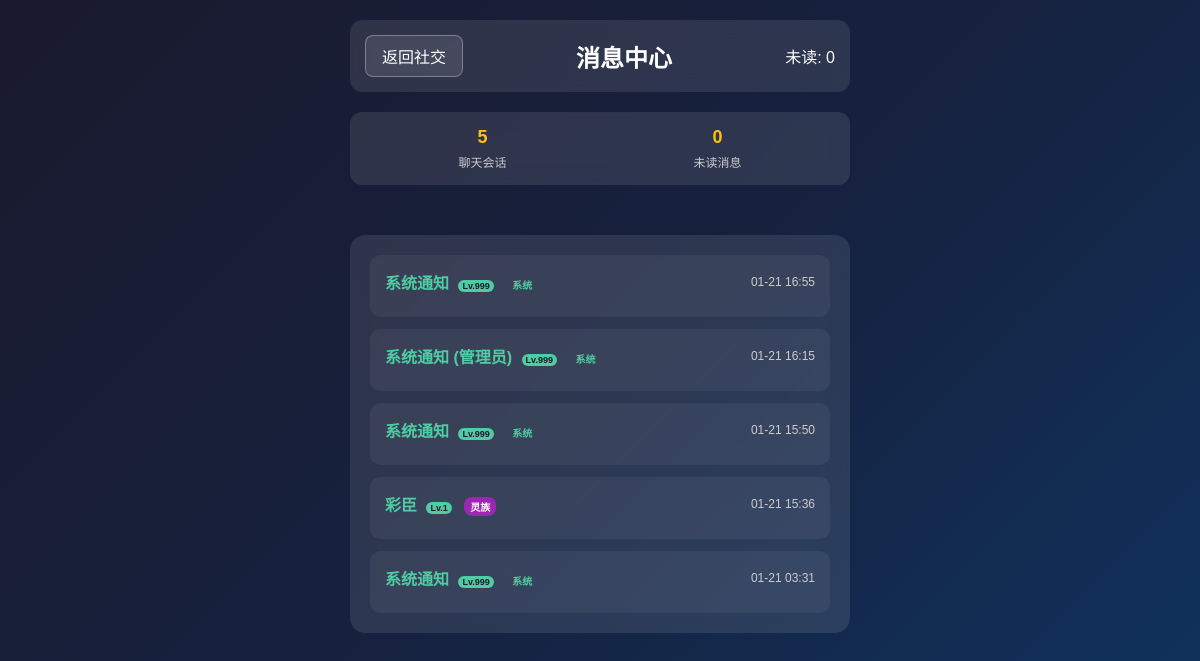
Screenshot of /messages.php (signed in) with the database file from the repository.
### tables this page shows
CREATE TABLE `chat_sessions` (
  `id` int(11) NOT NULL,
  `user1_id` int(11) NOT NULL,
  `user2_id` int(11) NOT NULL,
  `last_message_at` datetime DEFAULT CURRENT_TIMESTAMP,
  `created_at` datetime DEFAULT CURRENT_TIMESTAMP
);

### messages.php (the view, shortened to what this page needs)
<?php
include 'config.php';
$user_id = $_SESSION['user_id'];
$stmt = $pdo->prepare("
    SELECT
        cs.id as session_id,
        CASE
            WHEN cs.user1_id = ? THEN cs.user2_id
            ELSE cs.user1_id
        END as friend_id,
        COALESCE(u.nickname, a.username, '系统通知') as nickname,
        COALESCE(u.race, 'system') as race,
        COALESCE(u.level, 999) as level,
        cs.last_message_at,
        (SELECT COUNT(*) FROM chat_messages cm WHERE cm.session_id = cs.id AND cm.to_user_id = ? AND cm.is_read = 0) as unread_count,
        (SELECT content FROM chat_messages cm WHERE cm.session_id = cs.id ORDER BY cm.created_at DESC LIMIT 1) as last_message
    FROM chat_sessions cs
    LEFT JOIN users u ON (
        (cs.user1_id = ? AND u.id = cs.user2_id) OR
        (cs.user2_id = ? AND u.id = cs.user1_id)
    )
    LEFT JOIN admins a ON (
        (cs.user1_id = ? AND a.id = -cs.user2_id) OR
        (cs.user2_id = ? AND a.id = -cs.user1_id)
    )
    WHERE cs.user1_id = ? OR cs.user2_id = ?
    ORDER BY cs.last_message_at DESC
");
$stmt->execute([
    $user_id,
    $user_id,
    $user_id,
    $user_id,
    $user_id,
    $user_id,
    $user_id,
    $user_id
]);
$chat_sessions = $stmt->fetchAll(PDO::FETCH_ASSOC);
$total_unread = 0;
foreach ($chat_sessions as $session) {
    $total_unread += $session['unread_count'];
}
?>
<!DOCTYPE html>
<html lang="zh-CN">
<head>
</head>
<body>
    <div class="container">
        <div class="header">
            <a href="social.php" class="back-btn">返回社交</a>
            <h2>消息中心</h2>
            <div>未读: <span id="headerUnread"><?php echo $total_unread; ?></span></div>
        </div>
        <div class="stats-bar">
            <div class="stat-item">
                <div class="stat-value"><?php echo count($chat_sessions); ?></div>
                <div class="stat-label">聊天会话</div>
            </div>
            <div class="stat-item">
                <div class="stat-value" id="statUnread"><?php echo $total_unread; ?></div>
                <div class="stat-label">未读消息</div>
            </div>
        </div>
        <div id="message" class="message"></div>
        <div class="sessions-list" id="sessionsList">
            <?php if (empty($chat_sessions)): ?>
                <div class="empty-state">
                    <div class="empty-icon">💬</div>
                    <div>还没有聊天消息</div>
                    <div style="font-size: 12px; margin-top: 10px;">去和好友开始聊天吧！</div>
                </div>
            <?php else: ?>
                <?php foreach ($chat_sessions as $session): ?>
                <div class="session-item" onclick="openChat(<?php echo $session['friend_id']; ?>, <?php echo $session['session_id']; ?>)">
                    <div class="session-header">
                        <div class="friend-name">
                            <?php echo htmlspecialchars($session['nickname']); ?>
                            <span class="level-badge">Lv.<?php echo $session['level']; ?></span>
                            <span class="race-badge race-<?php echo $session['race']; ?>">
                                <?php
                                $race_names = ['bug' => '虫族', 'spirit' => '灵族', 'ghost' => '鬼族', 'human' => '人族', 'god' => '神族', 'system' => '系统'];
                                echo $race_names[$session['race']] ?? '未知';
                                ?>
                            </span>
                        </div>
                        <div class="message-time">
                            <?php echo date('m-d H:i', strtotime($session['last_message_at'])); ?>
                        </div>
                    </div>
                </div>
                <?php endforeach; ?>
            <?php endif; ?>
        </div>
    </div>
</body>
</html>

### messages.php (style rules this page uses)
* { margin: 0; padding: 0; box-sizing: border-box; }
body { font-family: 'Microsoft YaHei', sans-serif; background: linear-gradient(135deg, #1a1a2e, #16213e, #0f3460); color: #fff; min-height: 100vh; padding: 20px; }
.container { max-width: 500px; margin: 0 auto; }
.header { display: flex; justify-content: space-between; align-items: center; margin-bottom: 20px; padding: 15px; background: rgba(255, 255, 255, 0.1); border-radius: 12px; backdrop-filter: blur(10px); }
.back-btn { background: rgba(255, 255, 255, 0.1); border: 1px solid rgba(255, 255, 255, 0.3); color: #fff; padding: 8px 16px; border-radius: 8px; cursor: pointer; text-decoration: none; transition: all 0.3s ease; }
.stats-bar { display: flex; justify-content: space-around; margin-bottom: 20px; padding: 15px; background: rgba(255, 255, 255, 0.1); border-radius: 12px; backdrop-filter: blur(10px); }
.stat-item { text-align: center; }
.stat-value { font-size: 18px; font-weight: bold; color: #ffc107; }
.stat-label { font-size: 12px; color: #ccc; margin-top: 5px; }
.sessions-list { background: rgba(255, 255, 255, 0.1); border-radius: 15px; padding: 20px; backdrop-filter: blur(10px); }
.session-item { background: rgba(255, 255, 255, 0.05); border-radius: 10px; padding: 15px; margin-bottom: 12px; cursor: pointer; transition: all 0.3s ease; position: relative; }
.session-item:last-child { margin-bottom: 0; }
.session-header { display: flex; justify-content: space-between; align-items: center; margin-bottom: 8px; }
.friend-name { font-size: 16px; font-weight: bold; color: #4ecca3; }
.message-time { font-size: 12px; color: #ccc; }
.race-badge { display: inline-block; padding: 2px 6px; border-radius: 8px; font-size: 10px; font-weight: bold; margin-left: 8px; }
.race-spirit { background: #9c27b0; color: white; }
.level-badge { background: #4ecca3; color: #1a1a2e; padding: 1px 4px; border-radius: 6px; font-size: 9px; font-weight: bold; margin-left: 5px; }
.message { text-align: center; padding: 10px; margin: 10px 0; border-radius: 6px; font-size: 14px; }

### rows the page displays
chat_sessions: nickname "系统通知", level "999", race "系统", last_message_at "01-21 16:55"
chat_sessions: nickname "系统通知 (管理员)", level "999", race "系统", last_message_at "01-21 16:15"
chat_sessions: nickname "系统通知", level "999", race "系统", last_message_at "01-21 15:50"
chat_sessions: nickname "彩臣", level "1", race "灵族", last_message_at "01-21 15:36"
chat_sessions: nickname "系统通知", level "999", race "系统", last_message_at "01-21 03:31"

### other values shown
$total_unread "0"
count($chat_sessions) "5"
